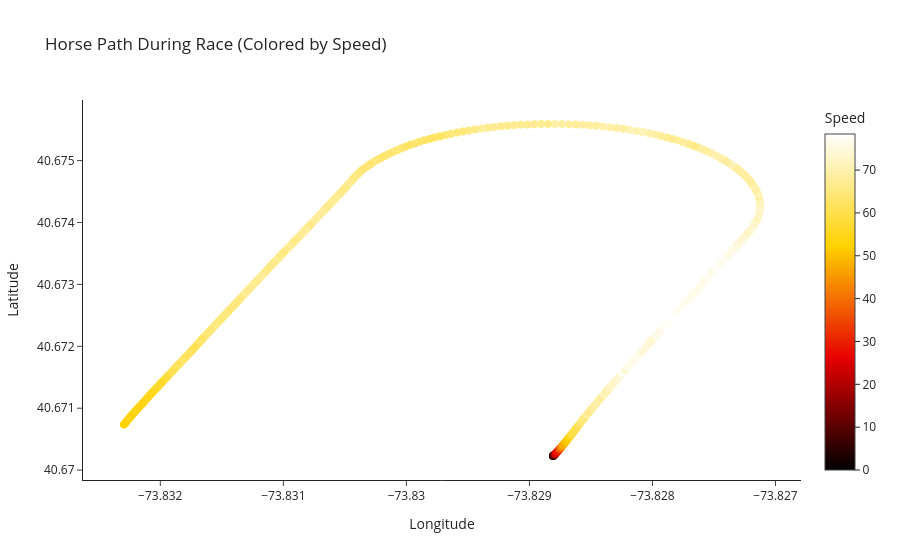

The cell this chart's notebook holds for it:
### Code cell
fig = hf.vizRunData(df, 'AQU_2019-01-01_9_3')

fig.show()

### Figure 1 — Plotly figure (JSON) as saved in the notebook; plotly's stock layout.template omitted (floating-point values rounded to 4 significant figures; data arrays with more than 128 entries replaced by an {"elided": "..."} marker saying what was removed)
{"data": [{"customdata": {"elided": "297x2 float values"}, "hovertemplate": "Longitude=%{x}<br>Latitude=%{y}<br>Speed (km/h)=%{marker.color}<br>Completion=%{customdata[1]}<extra></extra>", "legendgroup": "", "marker": {"color": {"elided": "297 float values"}, "coloraxis": "coloraxis", "line": {"width": 0}, "size": 8, "symbol": "circle"}, "mode": "markers", "name": "", "orientation": "v", "showlegend": false, "type": "scatter", "x": {"elided": "297 float values"}, "xaxis": "x", "y": {"elided": "297 float values"}, "yaxis": "y"}], "layout": {"coloraxis": {"colorbar": {"title": {"text": "Speed"}}, "colorscale": [[0, "rgb(0,0,0)"], [0.3333, "rgb(230,0,0)"], [0.6667, "rgb(255,210,0)"], [1, "rgb(255,255,255)"]]}, "legend": {"tracegroupgap": 0}, "title": {"text": "Horse Path During Race (Colored by Speed)"}, "xaxis": {"anchor": "y", "domain": [0, 1], "title": {"text": "Longitude"}}, "yaxis": {"anchor": "x", "domain": [0, 1], "title": {"text": "Latitude"}}}}
